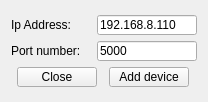
<?xml version="1.0" encoding="UTF-8"?>
<ui version="4.0">
 <class>AddDeviceWnd</class>
 <widget class="QWidget" name="AddDeviceWnd">
  <property name="windowModality">
   <enum>Qt::ApplicationModal</enum>
  </property>
  <property name="geometry">
   <rect>
    <x>0</x>
    <y>0</y>
    <width>208</width>
    <height>102</height>
   </rect>
  </property>
  <property name="windowTitle">
   <string>Form</string>
  </property>
  <layout class="QVBoxLayout" name="verticalLayout">
   <item>
    <layout class="QVBoxLayout" name="addDeviceWndVerl">
     <item>
      <layout class="QHBoxLayout" name="addDeviceWndVerlIpAddressHorl">
       <item>
        <widget class="QLabel" name="ipAddressLabe">
         <property name="minimumSize">
          <size>
           <width>80</width>
           <height>20</height>
          </size>
         </property>
         <property name="maximumSize">
          <size>
           <width>80</width>
           <height>20</height>
          </size>
         </property>
         <property name="text">
          <string>Ip Address:</string>
         </property>
        </widget>
       </item>
       <item>
        <widget class="QLineEdit" name="ipAddressLine">
         <property name="sizePolicy">
          <sizepolicy hsizetype="Minimum" vsizetype="Fixed">
           <horstretch>0</horstretch>
           <verstretch>0</verstretch>
          </sizepolicy>
         </property>
         <property name="minimumSize">
          <size>
           <width>100</width>
           <height>20</height>
          </size>
         </property>
         <property name="maximumSize">
          <size>
           <width>100</width>
           <height>20</height>
          </size>
         </property>
         <property name="text">
          <string>192.168.8.110</string>
         </property>
        </widget>
       </item>
      </layout>
     </item>
     <item>
      <layout class="QHBoxLayout" name="addDeviceWndVerlPortNumberHorl">
       <item>
        <widget class="QLabel" name="portNumberLabe">
         <property name="minimumSize">
          <size>
           <width>80</width>
           <height>20</height>
          </size>
         </property>
         <property name="maximumSize">
          <size>
           <width>80</width>
           <height>20</height>
          </size>
         </property>
         <property name="text">
          <string>Port number:</string>
         </property>
        </widget>
       </item>
       <item>
        <widget class="QLineEdit" name="portNumberLine">
         <property name="sizePolicy">
          <sizepolicy hsizetype="Minimum" vsizetype="Fixed">
           <horstretch>0</horstretch>
           <verstretch>0</verstretch>
          </sizepolicy>
         </property>
         <property name="minimumSize">
          <size>
           <width>100</width>
           <height>20</height>
          </size>
         </property>
         <property name="maximumSize">
          <size>
           <width>100</width>
           <height>20</height>
          </size>
         </property>
         <property name="text">
          <string>5000</string>
         </property>
        </widget>
       </item>
      </layout>
     </item>
     <item>
      <layout class="QHBoxLayout" name="addDeviceWndVerlOptionsHorl">
       <item>
        <widget class="QPushButton" name="closePusb">
         <property name="sizePolicy">
          <sizepolicy hsizetype="Fixed" vsizetype="Fixed">
           <horstretch>0</horstretch>
           <verstretch>0</verstretch>
          </sizepolicy>
         </property>
         <property name="minimumSize">
          <size>
           <width>80</width>
           <height>20</height>
          </size>
         </property>
         <property name="maximumSize">
          <size>
           <width>80</width>
           <height>20</height>
          </size>
         </property>
         <property name="text">
          <string>Close</string>
         </property>
        </widget>
       </item>
       <item>
        <widget class="QPushButton" name="addDevicePusb">
         <property name="sizePolicy">
          <sizepolicy hsizetype="Fixed" vsizetype="Fixed">
           <horstretch>0</horstretch>
           <verstretch>0</verstretch>
          </sizepolicy>
         </property>
         <property name="minimumSize">
          <size>
           <width>80</width>
           <height>20</height>
          </size>
         </property>
         <property name="maximumSize">
          <size>
           <width>80</width>
           <height>20</height>
          </size>
         </property>
         <property name="text">
          <string>Add device</string>
         </property>
        </widget>
       </item>
      </layout>
     </item>
    </layout>
   </item>
  </layout>
 </widget>
 <resources/>
 <connections/>
</ui>
